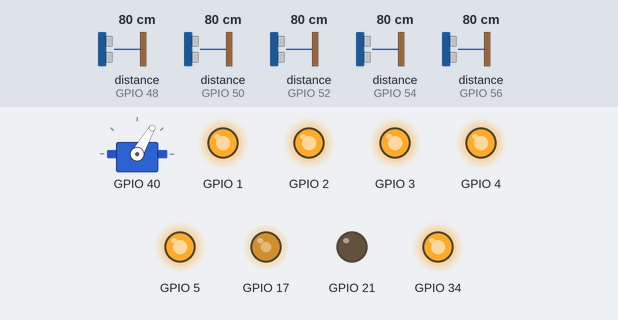
A sketch run on a simulated ESP32-S2. Parts: servo, output pins drawn as LEDs (lit = HIGH). Inputs (shaded band) come from the test bench; at power-on: distance to the obstacle (sensors on GPIO 48, GPIO 50, GPIO 52, GPIO 54, GPIO 56) 80 cm.

Above: at 2.3 s.
2.4 s: distance to the obstacle (sensor on GPIO 48) set to 90 cm
3.9 s: distance to the obstacle (sensor on GPIO 48) set to 97 cm
At 4.6 s:
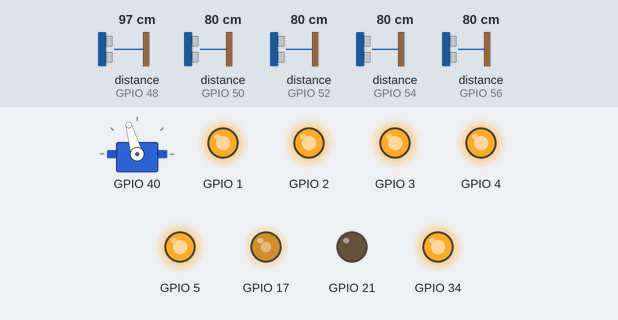
5.6 s: distance to the obstacle (sensor on GPIO 50) set to 120 cm
At 6.7 s:
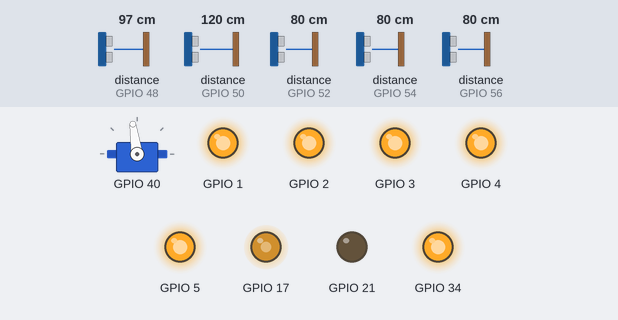
7.2 s: distance to the obstacle (sensor on GPIO 52) set to 35 cm
At 8.7 s:
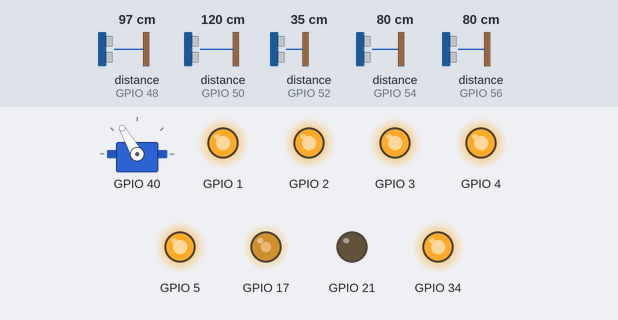
Timing chart, 0 to 9.7 s (numbered marks = the images above; inputs shaded):
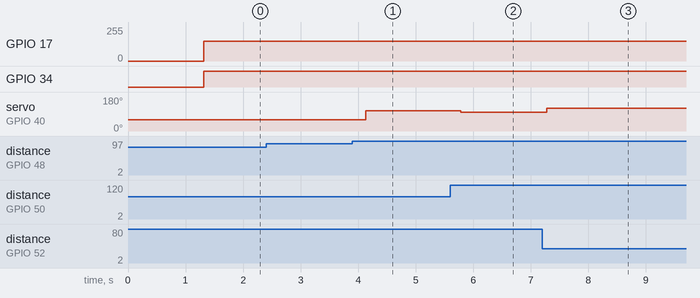

Measured:
- the behaviour switches between 94 and 95 cm on distance to the obstacle (sensor on GPIO 48) (found by bisection; images 0 and 1)
- after the input at 2.4 s, every drawn part: stays the same
- after the input at 3.9 s, servo on GPIO 40: 60° → 106° after 0.23 s
- after the input at 5.6 s, servo on GPIO 40: 106° → 98° after 0.19 s
- after the input at 7.2 s, servo on GPIO 40: 98° → 120° after 0.08 s

The sketch:

1st.ino
```cpp
/*
 * main.ino
 *
 * Control de Follow-the-Gap + Pure Pursuit con 5 sensores VL53L0X (XSHUT)
 * Adaptado para ESP32-S2 Mini y Driver de tracción TB6612FNG.
 * * El carro correrá de forma autónoma durante exactamente 1 minuto y luego se detendrá.
 */

#include "Actuator.h"
#include "Config.h"
#include "GapFinder.h"
#include "Logger.h"
#include "SensorReader.h"
#include "SteeringController.h"

// ============================================================================
// Variables Globales
// ============================================================================
SensorReader sensorReader;
GapFinder gapFinder;
SteeringController steeringController;
Actuator actuator;

// Variables para el control de tiempo de la carrera
unsigned long tiempoInicioCarrera = 0;
bool carreraTerminada = false;
const unsigned long DURACION_CARRERA_MS = 60000; // 1 minuto = 60,000 ms

// ============================================================================
// setup
// ============================================================================
void setup() {
    // Inicializar el puerto de diagnóstico serial si el modo actual lo permite
    #if ENABLE_SERIAL
    Serial.begin(115200);
    while (!Serial) { delay(10); } // Esperar conexión en el ESP32-S2 Mini
    #endif

    Logger::println("=== INICIANDO ROBOT (ESP32-S2 Mini) ===");

    // 1. Inicializar actuadores (Servo en pin 18 y TB6612FNG)
    actuator.begin();

    // 2. Inicializar los 5 sensores secuencialmente mediante XSHUT
    if (!sensorReader.begin()) {
        Logger::println("¡ERROR CRÍTICO! Falló la inicialización de sensores. Sistema congelado.");
        actuator.stop();
        while (1) { delay(100); }
    }

    steeringController.begin();

    Logger::println("=== Setup completado con éxito ===");
    Logger::println("Alineando dirección y esperando inicio de carrera...");

    actuator.setSteering(0.0);
    actuator.stop();

    delay(1000); // Pequeña pausa de seguridad antes de arrancar

    // Guardamos el tiempo exacto en milisegundos en el que arranca la carrera
    tiempoInicioCarrera = millis();
    Logger::println("!!! ¡CARRERA INICIADA! Cronómetro en marcha (1 min) !!!");
}

// ============================================================================
// loop
// ============================================================================
void loop() {
    // Si el minuto ya pasó, forzamos que el coche se quede estático y no haga nada más
    if (carreraTerminada) {
        actuator.setSteering(0.0); // Centrar ruedas
        actuator.stop();           // Apagar motor
        delay(500);
        return;
    }

    // Comprobar si el tiempo actual ha superado el minuto desde que inició la carrera
    if (millis() - tiempoInicioCarrera >= DURACION_CARRERA_MS) {
        carreraTerminada = true;
        Logger::println("\n==============================================");
        Logger::println("¡TIEMPO AGOTADO! 1 minuto completado. Deteniendo robot.");
        Logger::println("==============================================");
        return;
    }

    // =========================================================================
    // Ejecución del algoritmo de control autónomo (Solo si estamos dentro del minuto)
    // =========================================================================
    unsigned long loopStartUs = micros();

    // Fase 1: Leer los 5 sensores ToF mediante direccionamiento I2C directo
    unsigned long sensStartUs = micros();
    sensorReader.readAll();
    unsigned long sensElapsedUs = micros() - sensStartUs;

    const SensorData* sensorData = sensorReader.getAllData();

    // Fase 2: Comprobar parada de emergencia por proximidad crítica al frente
    // Usamos el nuevo FRONT_SENSOR_INDEX (índice 2) definido en tu Config.h
    bool parada_emergencia = sensorData[FRONT_SENSOR_INDEX].valid &&
                             (sensorData[FRONT_SENSOR_INDEX].distance < CRITICAL_STOP_THRESHOLD);

    // Fase 3: Procesar algoritmo Follow-the-Gap
    GapResult gap = gapFinder.find(sensorData);

    #if ENABLE_SERIAL
    float distancia_frontal = sensorData[FRONT_SENSOR_INDEX].valid
                           ? sensorData[FRONT_SENSOR_INDEX].distance
                           : 0.0f;
    Logger::printGapResult(gap.target_angle, distancia_frontal);
    #endif

    // Fase 4: Calcular ángulo de dirección óptimo usando Pure Pursuit
    float angulo_giro_calculado = steeringController.calculate(gap, sensorData);

    #if ENABLE_SERIAL
    Logger::printSteering(angulo_giro_calculado);
    #endif

    // Fase 5: Enviar comandos a los Actuadores
    if (parada_emergencia) {
        // Si hay un obstáculo insalvable al frente, frena por seguridad antes del minuto
        Logger::println("¡ALERTA! Parada de emergencia por proximidad.");
        actuator.setSteering(0.0);
        actuator.stop();
    } else {
        // Conducción normal: Ajusta el servo e inyecta la velocidad PWM de crucero
        actuator.setSteering(angulo_giro_calculado);
        actuator.setSpeed(CRUISE_SPEED); // Usa el nuevo valor discreto 0-255 de tu Config.h
    }

    // Telemetría de tiempos del ciclo
    #if ENABLE_SERIAL
    unsigned long loopEndUs = micros();
    unsigned long loopElapsedUs = loopEndUs - loopStartUs;
    Logger::printLoopTiming(loopElapsedUs, sensElapsedUs);
    Logger::println("");
    #endif
}
```
